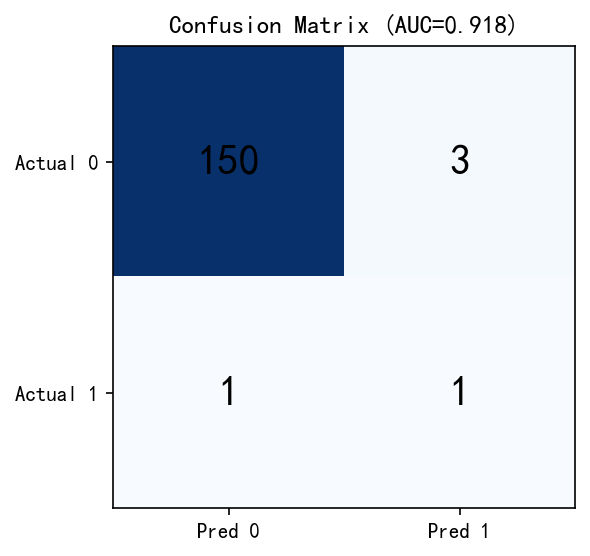

Recreate this plot in Python.
#!/usr/bin/env python3
"""Confusion Matrix: XGBoost binary classifier for major disaster events."""
import sys, logging
from pathlib import Path
import numpy as np, pandas as pd
import xgboost as xgb
from sklearn.metrics import confusion_matrix, roc_auc_score
import matplotlib
matplotlib.use("Agg")
import matplotlib.pyplot as plt
matplotlib.rcParams["font.sans-serif"] = ["SimHei"]
matplotlib.rcParams["axes.unicode_minus"] = False

logging.basicConfig(level=logging.INFO, format="%(message)s",
                    handlers=[logging.StreamHandler(sys.stdout)])
L = logging.getLogger(__name__)

FINAL = Path(__file__).resolve().parent.parent.parent / "StatisticsIndex" / "output_stats_agri_final"
EVENTS = Path(__file__).resolve().parent.parent.parent / "StatisticsProcessing" / "DoubleDifference" / "did_events.csv"
OUT = Path(__file__).resolve().parent

def load():
    mapping = {
        "粮食单位面积产量 (公斤/公顷)": "yield",
        "农业机械总动力 (万千瓦)": "mach",
        "农用塑料薄膜使用量 (吨)": "film",
        "农药使用量 (万吨)": "pest",
        "农村用电量 (亿千瓦小时)": "elec",
        "农用化肥施用折纯量 (万吨)": "fert",
        "有效灌溉面积 (千公顷)": "irri",
        "农作物受灾面积 (千公顷)": "disa",
    }
    IVS = ["mach", "film", "pest", "elec", "fert", "irri", "disa"]
    rows = []
    for d in sorted(FINAL.iterdir()):
        if not d.is_dir() or d.name.startswith("."):
            continue
        for f in sorted(d.glob("*.csv")):
            df = pd.read_csv(f, encoding="utf-8-sig")
            col = "指标名称"
            if col not in df.columns:
                continue
            m = df[df[col].str.strip().isin(mapping.keys())].copy()
            if len(m) == 0:
                continue
            m["s"] = m[col].str.strip().map(mapping)
            m["prov"] = d.name
            m.rename(columns={"年份": "year", "数值": "val"}, inplace=True)
            rows.append(m[["prov", "year", "s", "val"]])
    panel = pd.concat(rows).pivot_table(
        index=["prov", "year"], columns="s", values="val", aggfunc="first"
    ).sort_index()
    return panel.reset_index(), IVS


def main():
    panel, IVS = load()

    # Lags
    LAG_VARS = ["yield", "disa"]
    LAGS = [1, 2, 3]
    for prov, g in panel.groupby("prov"):
        g = g.sort_values("year")
        for v in LAG_VARS:
            for lag in LAGS:
                panel.loc[g.index, "{}_lag{}".format(v, lag)] = g[v].shift(lag)

    pdum = pd.get_dummies(panel["prov"], prefix="prv")
    panel = pd.concat([panel, pdum], axis=1)
    panel["year_col"] = panel["year"].astype(int)

    ev = pd.read_csv(EVENTS, encoding="utf-8-sig")
    ev_set = set(zip(ev["省份"], ev["年份"]))
    panel["treated"] = panel.apply(lambda r: 1 if (r["prov"], r["year"]) in ev_set else 0, axis=1)

    lag_cols = ["{}_lag{}".format(v, l) for v in LAG_VARS for l in LAGS]
    feat = ["year_col"] + IVS + lag_cols + list(pdum.columns)
    df = panel.dropna(subset=feat + ["treated"])

    L.info("Data: %d rows (%d-%d) | treated=1: %d",
           len(df), df["year"].min(), df["year"].max(), df["treated"].sum())

    X_train = df[df["year"] <= 2019][feat]
    y_train = df[df["year"] <= 2019]["treated"]
    X_test = df[df["year"] >= 2020][feat]
    y_test = df[df["year"] >= 2020]["treated"]
    L.info("Train: %d | Test: %d", len(X_train), len(X_test))

    scale = max(1, len(y_train[y_train == 0]) / max(1, len(y_train[y_train == 1])))

    model = xgb.XGBClassifier(
        scale_pos_weight=scale, n_estimators=100, max_depth=4,
        learning_rate=0.05, random_state=42,
    )
    model.fit(X_train, y_train)
    y_pred = model.predict(X_test)
    y_prob = model.predict_proba(X_test)[:, 1]
    cm = confusion_matrix(y_test, y_pred)

    L.info("Confusion Matrix:")
    L.info("                  Pred=0  Pred=1")
    L.info("  Actual=0        %6d  %6d", cm[0, 0], cm[0, 1])
    L.info("  Actual=1        %6d  %6d", cm[1, 0], cm[1, 1])

    tn, fp, fn, tp = cm.ravel()
    total = tp + tn + fp + fn
    L.info("Accuracy : %.4f", (tp + tn) / total)
    L.info("Precision: %.4f", tp / max(1, tp + fp))
    L.info("Recall   : %.4f (disaster detection rate)", tp / max(1, tp + fn))
    L.info("AUC      : %.4f", roc_auc_score(y_test, y_prob))

    fig, ax = plt.subplots(figsize=(5, 4))
    ax.imshow(cm, cmap="Blues")
    for i in range(2):
        for j in range(2):
            ax.text(j, i, str(cm[i, j]), ha="center", va="center", fontsize=20)
    ax.set_xticks([0, 1]); ax.set_yticks([0, 1])
    ax.set_xticklabels(["Pred 0", "Pred 1"]); ax.set_yticklabels(["Actual 0", "Actual 1"])
    ax.set_title("Confusion Matrix (AUC=%.3f)" % roc_auc_score(y_test, y_prob))
    fig.savefig(OUT / "confusion_matrix.png", dpi=150, bbox_inches="tight")
    plt.close()
    L.info("Saved: %s", OUT / "confusion_matrix.png")

    # Missed disasters
    test_df = df[df["year"] >= 2020].copy()
    test_df["pred"] = y_pred; test_df["prob"] = y_prob
    missed = test_df[(test_df["treated"] == 1) & (test_df["pred"] == 0)]
    if len(missed) > 0:
        L.info("Missed disasters:")
        for _, r in missed.iterrows():
            L.info("  %s %d prob=%.3f", r["prov"], r["year"], r["prob"])

    L.info("Done.")

if __name__ == "__main__":
    main()
